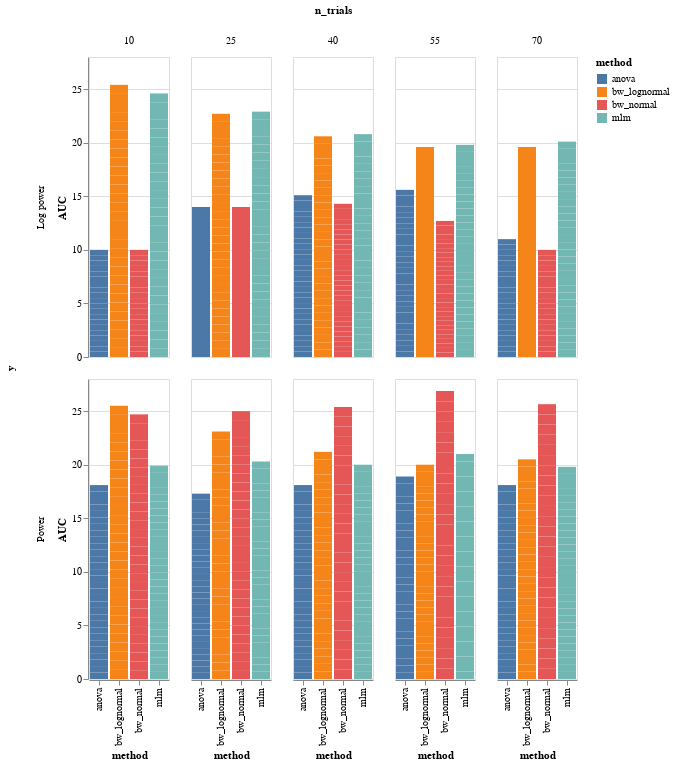
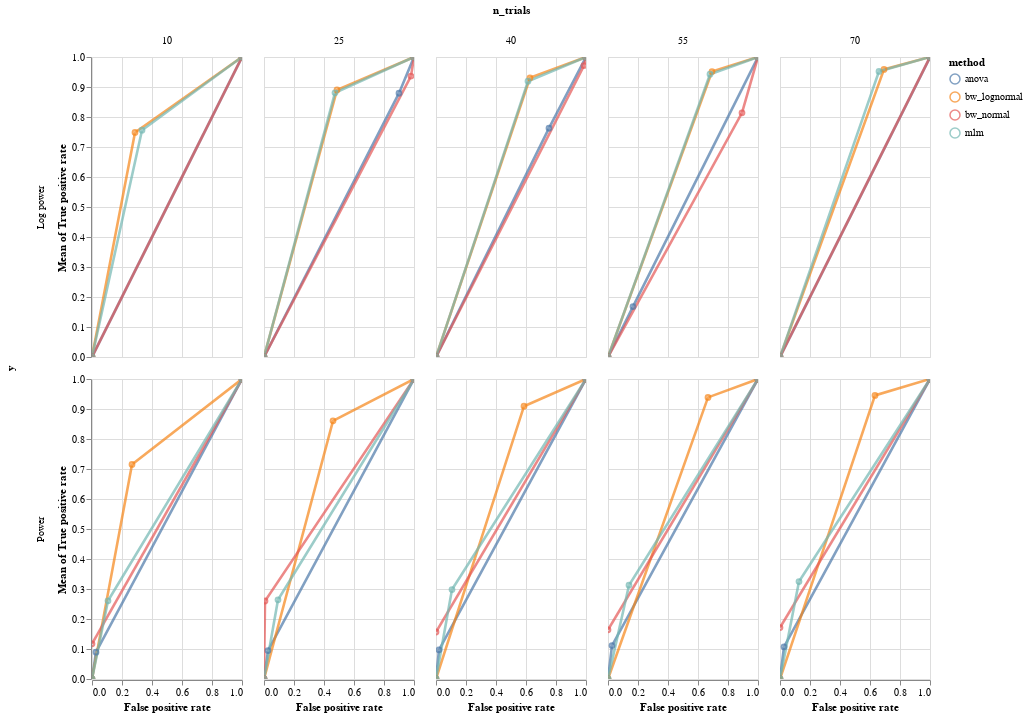

Notebook code cell kept with these figures, in order:
### Code cell
bars, roc = model_comparison.plot_roc(df)
bars.facet(column='n_trials', row='y').properties().display()
roc.facet(column='n_trials', row='y').properties()

### Figure 1 — Vega-Lite specification as saved in the notebook (floating-point values rounded to 4 significant figures; data arrays with more than 128 entries replaced by an {"elided": "..."} marker saying what was removed)
{"config": {"view": {"continuousWidth": 400, "continuousHeight": 300}}, "data": {"name": "data-1c3602ec2b258b7b123d21a0387524e5"}, "facet": {"column": {"type": "quantitative", "field": "n_trials"}, "row": {"type": "nominal", "field": "y"}}, "spec": {"mark": "bar", "encoding": {"color": {"type": "nominal", "field": "method"}, "x": {"type": "nominal", "field": "method"}, "y": {"type": "quantitative", "field": "AUC"}}, "selection": {"selector006": {"type": "interval", "bind": "scales", "encodings": ["x", "y"]}}}, "$schema": "https://vega.github.io/schema/vega-lite/v4.8.1.json", "datasets": {"data-1c3602ec2b258b7b123d21a0387524e5": {"elided": "1155 records"}}}

### Figure 2 — Vega-Lite specification as saved in the notebook (floating-point values rounded to 4 significant figures; data arrays with more than 128 entries replaced by an {"elided": "..."} marker saying what was removed)
{"config": {"view": {"continuousWidth": 400, "continuousHeight": 300}}, "data": {"name": "data-1c3602ec2b258b7b123d21a0387524e5"}, "facet": {"column": {"type": "quantitative", "field": "n_trials"}, "row": {"type": "nominal", "field": "y"}}, "spec": {"layer": [{"mark": {"type": "line", "opacity": 0.7, "size": 2.6}, "encoding": {"color": {"type": "nominal", "field": "method"}, "x": {"type": "quantitative", "field": "False positive rate"}, "y": {"type": "quantitative", "aggregate": "mean", "field": "True positive rate"}}, "selection": {"selector005": {"type": "interval", "bind": "scales", "encodings": ["x", "y"]}}}, {"mark": {"type": "point", "opacity": 0.7, "size": 22.6}, "encoding": {"color": {"type": "nominal", "field": "method"}, "x": {"type": "quantitative", "field": "False positive rate"}, "y": {"type": "quantitative", "aggregate": "mean", "field": "True positive rate"}}}], "width": 150}, "$schema": "https://vega.github.io/schema/vega-lite/v4.8.1.json", "datasets": {"data-1c3602ec2b258b7b123d21a0387524e5": {"elided": "1155 records"}}}
